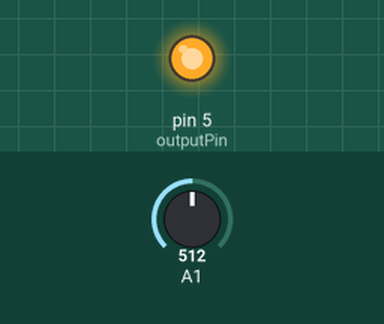
Recording of a sketch running on a simulated Arduino Uno, built with avr-gcc and run on an emulated ATmega328P. Parts: output pins drawn as LEDs (lit = HIGH). The test bench sets the inputs (shaded band); at power-on: A1 = 512.

Above: at 1.2 s.
1.3 s: A1 set to 409
2.8 s: A1 set to 388
At 3.5 s:
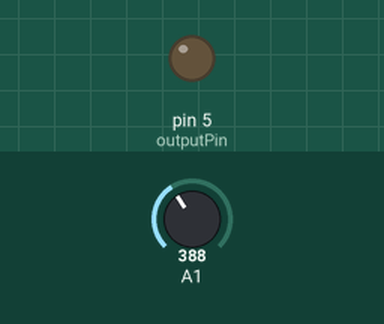
4.3 s: A1 set to 410
At 4.7 s:
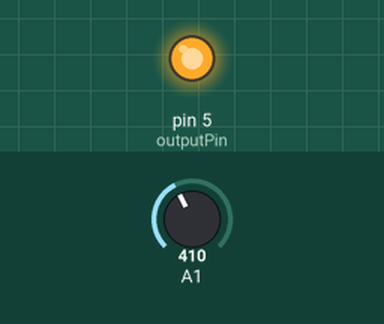
5.8 s: A1 set to 390
At 7.0 s:
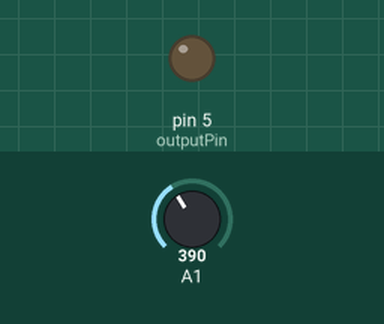
Timing chart, 0 to 8.3 s (numbered marks = the images above; inputs shaded):
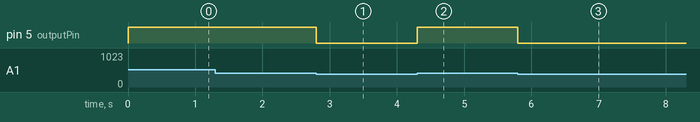

Measured:
- the behaviour switches between 401 and 400 on A1 (found by bisection; images 0 and 1)
- after the input at 1.3 s, every drawn part: stays the same
- after the input at 2.8 s, pin 5 (outputPin): HIGH → LOW at once
- after the input at 4.3 s, pin 5 (outputPin): LOW → HIGH at once
- after the input at 5.8 s, pin 5 (outputPin): HIGH → LOW at once

The sketch:

read_analog.ino
```cpp
//读取模拟电压
//电位器 ,电位器 滑动电阻控制led灯亮度

//光明电阻控制led  光控

int inputValue = 0;
int outputPin = 5;//输出引脚
int outValue = 0;

void setup() {
  // put your setup code here, to run once:
  Serial.begin(9600);
  pinMode(outputPin, OUTPUT);

}

void loop() {
  // put your main code here, to run repeatedly:

  //滑动电阻
  //huadongDianZu();

  //光敏电阻
  guangMinDianZu();

  //蜂鸣器
  //fengmingqi();

  //温度传感器
  //wenduKongZhi();

}

//温度控制
void wenduKongZhi() {
    int wendu = analogRead(A2);
    //Serial.println(wendu);
    int i = 0;
    if (wendu >= 55) {
      for(i=0;i<=80;i++){

        digitalWrite(outputPin, HIGH);

        delay(1);//wait for 1ms

        digitalWrite(outputPin, LOW);

        delay(1);//wait for 1ms

    }
  } else {
    analogWrite(outputPin, LOW );  //关闭led
  }
}

//光敏电阻
void guangMinDianZu() {
  inputValue = analogRead(A1);
  //Serial.println(inputValue);

  if (inputValue > 400) {
      analogWrite(outputPin, 255); //点亮led
  } else {
    analogWrite(outputPin, 0);  //关闭led
  }

  //Serial.println(outValue);

  //delay(50);
}

//滑动电阻电位器
void huadongDianZu() {

  inputValue = analogRead(A1);
  //Serial.println(inputValue);

  outValue = map(inputValue, 0, 1024, 0, 255);

  analogWrite(outputPin, outValue);
  //Serial.println(outValue);

  delay(500);
}

//蜂鸣器
void fengmingqi() {
  inputValue = analogRead(A1);
  //Serial.println(inputValue);
  int i = 0;

  if (inputValue > 500) {
      //for(i=0;i<=80;i++){

        digitalWrite(outputPin, HIGH);

        delay(1);//wait for 1ms

        digitalWrite(outputPin, LOW);

        delay(1);//wait for 1ms

    //}
  } else {
    analogWrite(outputPin, LOW  );  //关闭led
  }

  //Serial.println(outValue);

  //delay(50);
}
```
